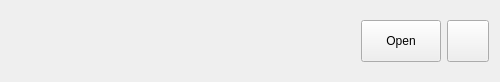
<?xml version="1.0" encoding="UTF-8"?>
<ui version="4.0">
 <class>WdgWelcomeRecentProjectEntry</class>
 <widget class="QWidget" name="WdgWelcomeRecentProjectEntry">
  <property name="geometry">
   <rect>
    <x>0</x>
    <y>0</y>
    <width>500</width>
    <height>82</height>
   </rect>
  </property>
  <property name="windowTitle">
   <string>Form</string>
  </property>
  <layout class="QHBoxLayout" name="horizontalLayout" stretch="0,1,0,0">
   <item>
    <widget class="QLabel" name="lIcon">
     <property name="minimumSize">
      <size>
       <width>48</width>
       <height>48</height>
      </size>
     </property>
     <property name="maximumSize">
      <size>
       <width>48</width>
       <height>48</height>
      </size>
     </property>
     <property name="text">
      <string>&lt;Icon&gt;</string>
     </property>
    </widget>
   </item>
   <item>
    <layout class="QVBoxLayout" name="verticalLayout">
     <property name="spacing">
      <number>0</number>
     </property>
     <item>
      <widget class="QLabel" name="lName">
       <property name="font">
        <font>
         <pointsize>16</pointsize>
        </font>
       </property>
       <property name="text">
        <string>&lt;Name&gt;</string>
       </property>
      </widget>
     </item>
     <item>
      <widget class="QLabel" name="lPath">
       <property name="text">
        <string>&lt;Path&gt;</string>
       </property>
      </widget>
     </item>
     <item>
      <widget class="QLabel" name="lLastUsed">
       <property name="font">
        <font>
         <italic>true</italic>
        </font>
       </property>
       <property name="text">
        <string>&lt;LastUsed&gt;</string>
       </property>
      </widget>
     </item>
    </layout>
   </item>
   <item>
    <widget class="QPushButton" name="pbOpen">
     <property name="sizePolicy">
      <sizepolicy hsizetype="Minimum" vsizetype="Fixed">
       <horstretch>0</horstretch>
       <verstretch>0</verstretch>
      </sizepolicy>
     </property>
     <property name="minimumSize">
      <size>
       <width>42</width>
       <height>42</height>
      </size>
     </property>
     <property name="text">
      <string>Open</string>
     </property>
     <property name="icon">
      <iconset resource="../Resources.qrc">
       <normaloff>:/Icons/FileOpen.ico</normaloff>:/Icons/FileOpen.ico</iconset>
     </property>
    </widget>
   </item>
   <item>
    <widget class="QPushButton" name="pbRemove">
     <property name="minimumSize">
      <size>
       <width>42</width>
       <height>42</height>
      </size>
     </property>
     <property name="toolTip">
      <string>Remove from list</string>
     </property>
     <property name="text">
      <string/>
     </property>
     <property name="icon">
      <iconset resource="../Resources.qrc">
       <normaloff>:/Icons/Quit.ico</normaloff>:/Icons/Quit.ico</iconset>
     </property>
    </widget>
   </item>
  </layout>
 </widget>
 <resources>
  <include location="../Resources.qrc"/>
 </resources>
 <connections/>
</ui>
